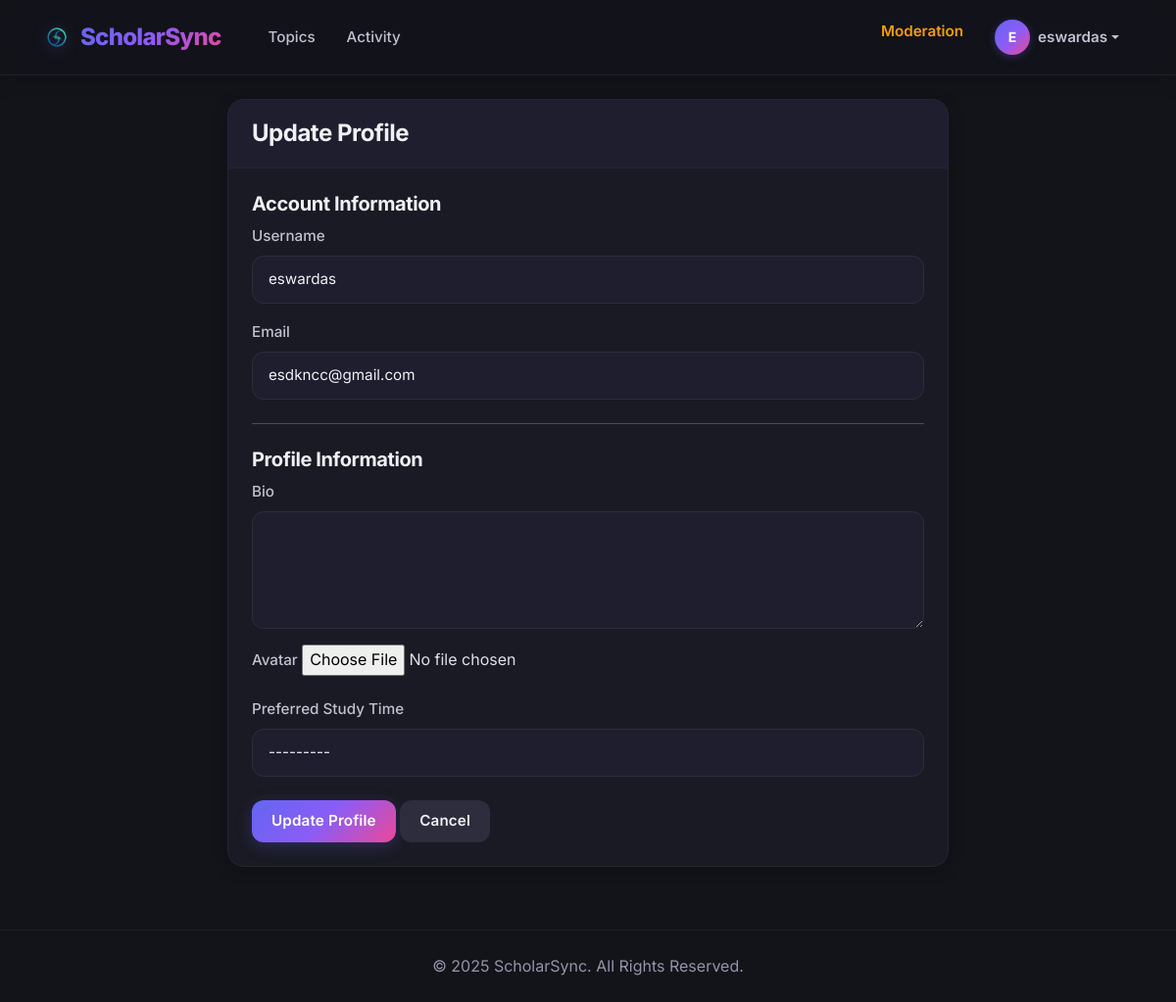
Page /update-user/ (signed in) on the earlier database version.
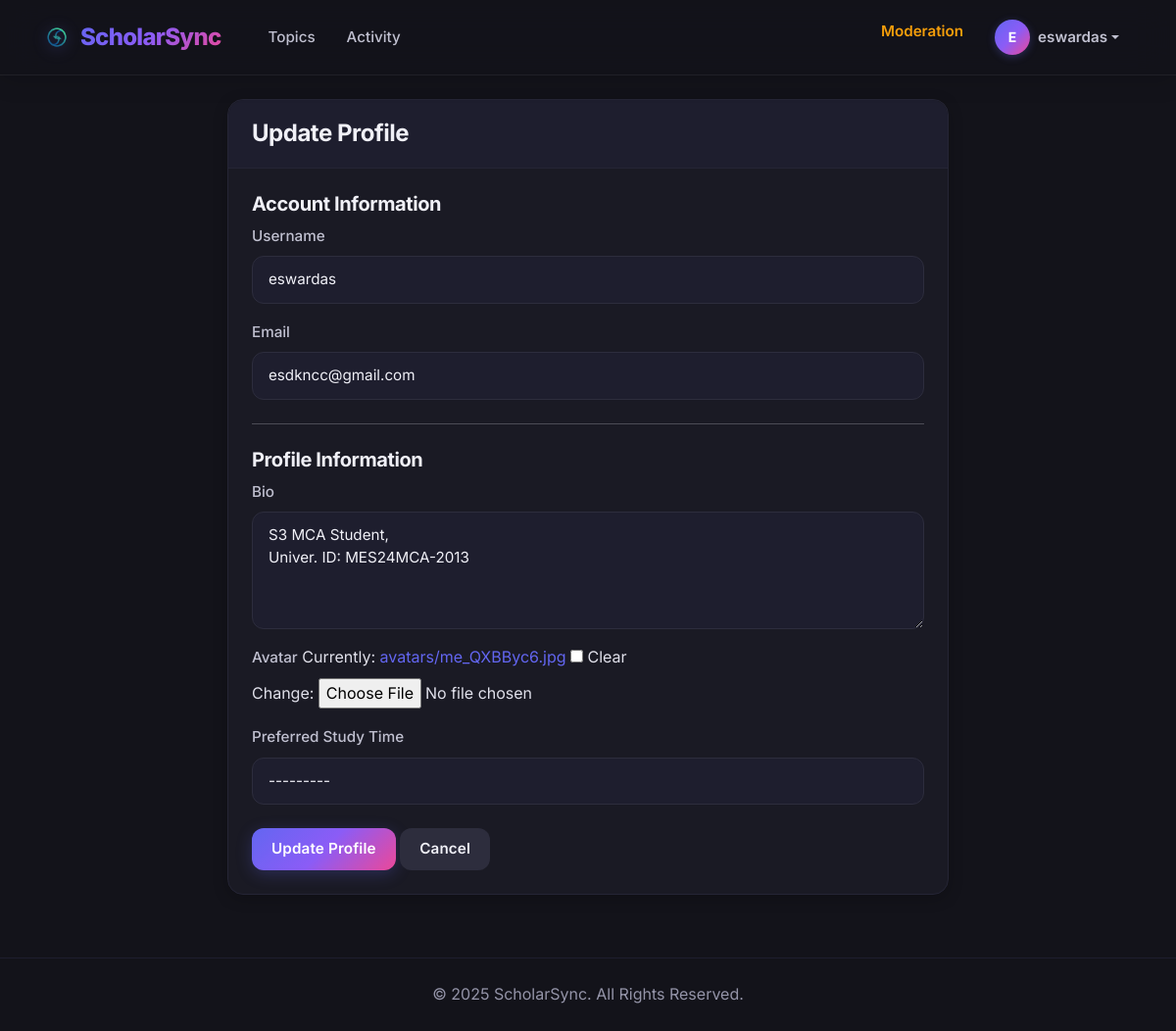
Same page on the later database version.
### base/models.py (models this page shows, shortened)
class UserProfile(models.Model):
    user = models.OneToOneField(User, on_delete=models.CASCADE)
    bio = models.TextField(max_length=500, blank=True)
    avatar = models.ImageField(upload_to='avatars/', null=True, blank=True)
    study_streak = models.IntegerField(default=0)
    total_study_hours = models.FloatField(default=0)
    reputation_points = models.IntegerField(default=0)
    preferred_study_time = models.CharField(
        max_length=20,
        choices=[
            ('morning', 'Morning'),
            ('afternoon', 'Afternoon'),
            ('evening', 'Evening'),
            ('night', 'Night'),
        ],
        blank=True
    )
    suspended_until = models.DateTimeField(null=True, blank=True)

### base/views.py (the view, shortened to what this page needs)
# urls.py: path('update-user/', views.updateUser, name='update-user'),
@login_required(login_url='login')
def updateUser(request):
    user = request.user
    profile, created = UserProfile.objects.get_or_create(user=user)
    form = UserForm(instance=user)
    profile_form = UserProfileForm(instance=profile)
    return render(request, 'base/update-user.html', {
        'form': form,
        'profile_form': profile_form
    })

### base/forms.py
class UserForm(forms.ModelForm):
    class Meta:
        model = User
        fields = ['username', 'email']
        widgets = {
            'username': forms.TextInput(attrs={'class': 'form-control'}),
            'email': forms.EmailInput(attrs={'class': 'form-control'}),
        }

class UserProfileForm(forms.ModelForm):
    class Meta:
        model = UserProfile
        fields = ['bio', 'avatar', 'preferred_study_time']
        widgets = {
            'bio': forms.Textarea(attrs={'class': 'form-control', 'rows': 3}),
            'preferred_study_time': forms.Select(attrs={'class': 'form-control'}),
        }

### templates/base/update-user.html (shortened to what the changed rows need)
{% load static %}
<!DOCTYPE html>
<html>
<head>
    <link href="https://cdn.jsdelivr.net/npm/bootstrap@5.1.3/dist/css/bootstrap.min.css" rel="stylesheet">
    <link rel="stylesheet" href="{% static 'css/style.css' %}?v=12">
</head>
<body class="bg-dark">
    <div class="container my-4">
        <div class="row justify-content-center">
            <div class="col-md-8">
                <div class="card">
                    <div class="card-body">
                        <form method="POST" enctype="multipart/form-data">
                            <h5 class="text-white">Account Information</h5>
                            <div class="mb-3">
                                <label class="form-label">Username</label>
                                {{ form.username }}
                            </div>
                            <div class="mb-3">
                                <label class="form-label">Email</label>
                                {{ form.email }}
                            </div>
                            <hr class="border-secondary my-4">
                            <h5 class="text-white">Profile Information</h5>
                            <div class="mb-3">
                                <label class="form-label">Bio</label>
                                {{ profile_form.bio }}
                            </div>
                            <div class="mb-3">
                                <label class="form-label">Avatar</label>
                                {{ profile_form.avatar }}
                            </div>
                            <div class="mb-3">
                                <label class="form-label">Preferred Study Time</label>
                                {{ profile_form.preferred_study_time }}
                            </div>
                            <div class="mt-4">
                                <button type="submit" class="btn btn-primary">Update Profile</button>
                                <a href="{% url 'user-profile' request.user.id %}" class="btn btn-secondary">Cancel</a>
                            </div>
                        </form>
                    </div>
                </div>
            </div>
        </div>
    </div>
</body>
</html>

Differences in the rows shown:
changed UserProfile: bio (not shown) → "S3 MCA Student, Univer. ID: MES24MCA-2013"
Other differences:
form field avatar: (not shown) → "☐"
text now shown: "Currently: avatars/me_QXBByc6.jpg Clear Change:"
